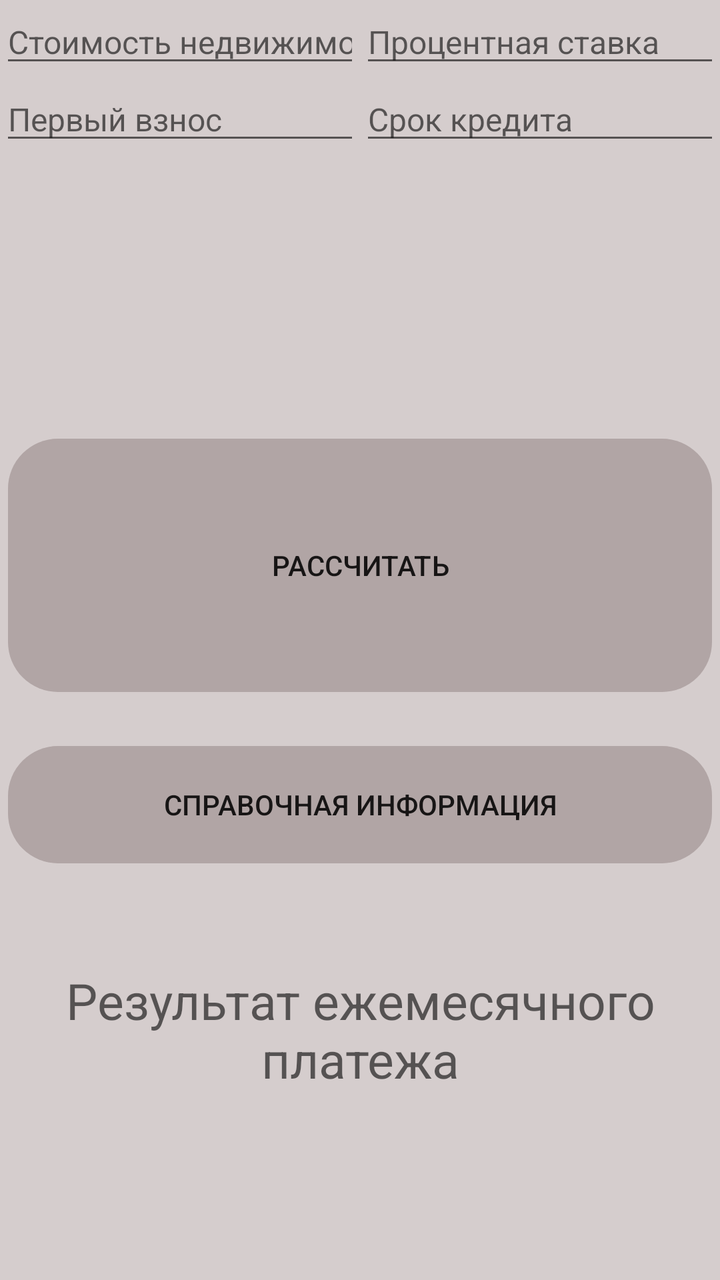
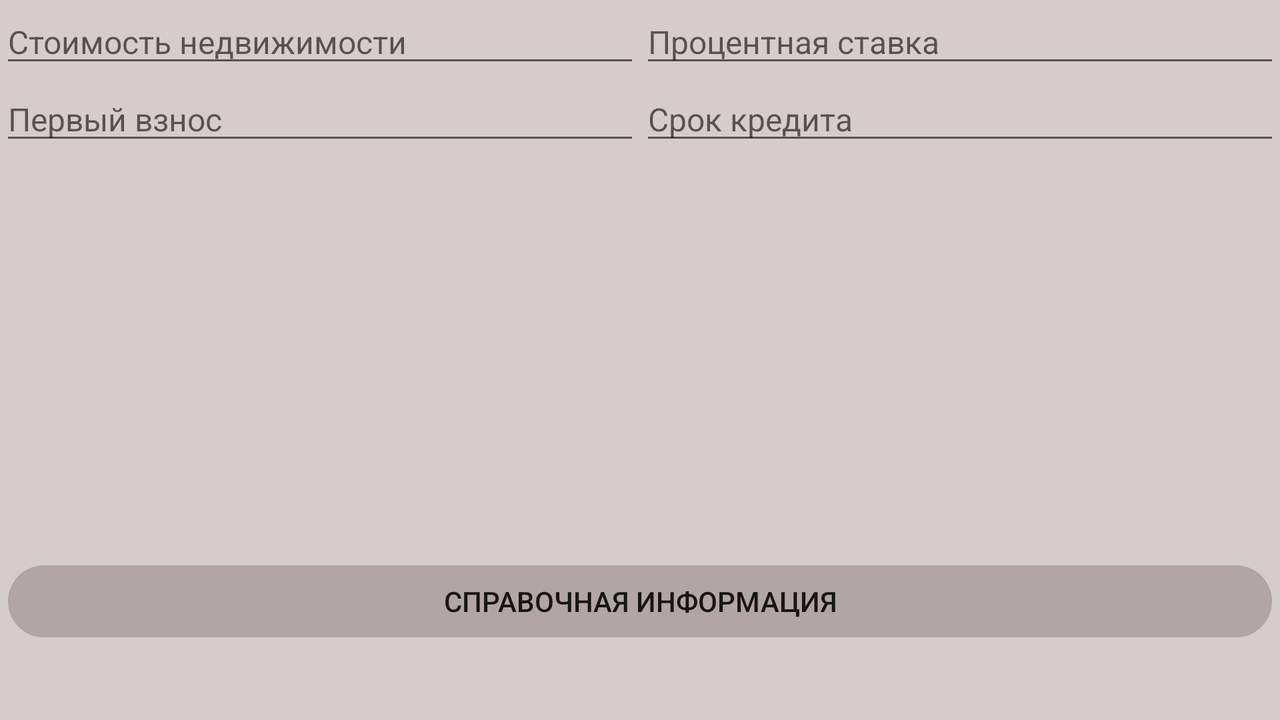

First picture: res/layout/ on a phone held upright. Second picture: the repository's own variant of that layout, on a device whose configuration matches the variant's folder. Source for both follows.
<!-- AndroidManifest.xml: activity theme MyStyle -->
<!-- res/layout/activity_main.xml -->
<?xml version="1.0" encoding="utf-8"?>
<LinearLayout xmlns:android="http://schemas.android.com/apk/res/android"
    xmlns:app="http://schemas.android.com/apk/res-auto"
    xmlns:tools="http://schemas.android.com/tools"
    android:layout_width="match_parent"
    android:layout_height="match_parent"
    android:layout_weight="0"
    android:background="#D5CDCD"
    tools:context=".MainActivity">

    <LinearLayout
        android:layout_width="match_parent"
        android:layout_height="match_parent"
        android:orientation="vertical"
        tools:layout_editor_absoluteX="0dp"
        tools:layout_editor_absoluteY="144dp">

        <TableLayout
            android:layout_width="match_parent"
            android:layout_height="wrap_content"
            android:layout_weight="3"
            android:background="#D5CDCD">

            <TableRow
                android:layout_width="match_parent"
                android:layout_height="match_parent">

                <EditText
                    android:id="@+id/Text_Price"
                    style="@style/String"
                    android:layout_width="match_parent"
                    android:layout_height="match_parent"
                    android:layout_weight="1"
                    android:baselineAligned="true"
                    android:ems="10"
                    android:hint="@string/price"
                    android:inputType="phone" />

                <EditText
                    android:id="@+id/Text_Interest_rate"
                    style="@style/String"
                    android:layout_width="wrap_content"
                    android:layout_height="wrap_content"
                    android:layout_weight="1"
                    android:ems="10"
                    android:hint="@string/Interest_rate"
                    android:inputType="phone" />
            </TableRow>

            <TableRow
                android:layout_width="match_parent"
                android:layout_height="match_parent">

                <EditText
                    android:id="@+id/Text_First_contribution"
                    style="@style/String"
                    android:layout_width="match_parent"
                    android:layout_height="match_parent"
                    android:layout_weight="1"
                    android:baselineAligned="true"
                    android:ems="10"
                    android:hint="@string/First_contribution"
                    android:inputType="phone" />

                <EditText
                    android:id="@+id/Text_Credit_term"
                    style="@style/String"
                    android:layout_width="match_parent"
                    android:layout_height="match_parent"
                    android:layout_weight="1"
                    android:baselineAligned="true"
                    android:ems="10"
                    android:hint="@string/Credit_term"

                    android:inputType="phone" />

            </TableRow>


        </TableLayout>

        <Button
            android:id="@+id/button"
            android:layout_width="match_parent"
            android:layout_height="wrap_content"
            android:layout_weight="2"
            android:background="@drawable/my_button"
            android:gravity="center"
            android:layout_marginBottom="15sp"

            android:text="Рассчитать" />

        <Button
            android:id="@+id/activity2"
            android:layout_width="match_parent"
            android:layout_height="wrap_content"
            android:layout_weight="0.5"
            android:text="Справочная информация"
            android:background="@drawable/my_button" />

        <TextView
            android:id="@+id/result"
            android:layout_width="match_parent"
            android:layout_height="wrap_content"
            android:layout_weight="2"
            android:ems="10"
            android:gravity="center"
            android:hint="Результат ежемесячного платежа"
            android:inputType=""
            android:textColor="@color/purple_200"
            android:textSize="25dp"
            android:typeface="sans" />

        <ProgressBar
            android:id="@+id/progressBar"
            style="?android:attr/accessibilityEventTypes"
            android:layout_width="wrap_content"
            android:layout_height="wrap_content"
            android:layout_gravity="center"
            android:background="#D5CDCD"
            android:progressTint="#8BC34A"
            android:visibility="invisible" />

    </LinearLayout>

</LinearLayout>
<!-- resources referenced by this layout -->
<resources>
  <color name="purple_200">#FFBB86FC</color>
  <!-- drawable my_button (drawable) -->
  <?xml version="1.0" encoding="utf-8"?>
  <inset xmlns:android="http://schemas.android.com/apk/res/android"
  android:insetBottom="6dp"
  android:insetLeft="4dp"
  android:insetRight="4dp"
  android:insetTop="6dp">
  <ripple android:color="@color/purple_200">
      <item>
          <shape android:shape="rectangle"  android:tint="#B1A5A5">
              <corners android:radius="3dp"/>
              <padding android:bottom="0dp"/>
              <corners android:radius="25sp"
                  />
          </shape>
      </item>
  </ripple>
  </inset>
  <string name="Credit_term">Срок кредита</string>
  <string name="First_contribution">Первый взнос</string>
  <string name="Interest_rate">Процентная ставка</string>
  <string name="price">Стоимость недвижимости</string>
  <style name="String">
          <item name="android:textSize">16dp</item>
          <item name="android:textColor">#000000</item>
          <item name="android:typeface">sans</item>
      </style>
  <style name="MyStyle" parent="Theme.AppCompat.DayNight.DarkActionBar">
          <item name="color">@color/myColor</item>
  
      </style>
  <color name="myColor">#B1A5A5</color>
</resources>
<!-- res/layout-land/activity_main.xml (the repository's variant of the layout above) -->
<!-- drawn on the phone turned sideways -->
<?xml version="1.0" encoding="utf-8"?>
<androidx.constraintlayout.widget.ConstraintLayout xmlns:android="http://schemas.android.com/apk/res/android"
    xmlns:app="http://schemas.android.com/apk/res-auto"
    xmlns:tools="http://schemas.android.com/tools"
    android:layout_width="match_parent"
    android:layout_height="match_parent"
    android:layout_weight="0"
    android:background="#D5CDCD"
    tools:context=".MainActivity">

    <LinearLayout
        android:layout_width="match_parent"
        android:layout_height="match_parent"
        android:orientation="vertical"
        tools:layout_editor_absoluteX="0dp"
        tools:layout_editor_absoluteY="144dp">

        <TableLayout
            android:layout_width="match_parent"
            android:layout_height="643dp"
            android:background="#D5CDCD"
            android:layout_weight="0.5">

            <TableRow
                android:layout_width="match_parent"
                android:layout_height="match_parent">

                <EditText
                    android:id="@+id/Text_Price"
                    style="@style/String"
                    android:layout_width="match_parent"
                    android:layout_height="match_parent"
                    android:layout_weight="1"
                    android:baselineAligned="true"
                    android:ems="10"
                    android:hint="@string/price"
                    android:inputType="phone" />

                <EditText
                    android:id="@+id/Text_Interest_rate"
                    style="@style/String"
                    android:layout_width="wrap_content"
                    android:layout_height="wrap_content"
                    android:layout_weight="1"
                    android:ems="10"
                    android:hint="@string/Interest_rate"
                    android:inputType="phone" />
            </TableRow>

            <TableRow
                android:layout_width="match_parent"
                android:layout_height="match_parent">

                <EditText
                    android:id="@+id/Text_First_contribution"
                    style="@style/String"
                    android:layout_width="match_parent"
                    android:layout_height="match_parent"
                    android:layout_weight="1"
                    android:baselineAligned="true"
                    android:ems="10"
                    android:hint="@string/First_contribution"
                    android:inputType="phone" />

                <EditText
                    android:id="@+id/Text_Credit_term"
                    style="@style/String"
                    android:layout_width="match_parent"
                    android:layout_height="match_parent"
                    android:layout_weight="1"
                    android:baselineAligned="true"
                    android:ems="10"
                    android:hint="@string/Credit_term"

                    android:inputType="phone" />

            </TableRow>


        </TableLayout>

        <Button
            android:id="@+id/button"
            android:layout_width="match_parent"
            android:layout_height="match_parent"
            android:layout_weight="0.5"
            android:background="@drawable/my_button"
            android:baselineAligned="false"
            android:gravity="center"

            android:text="Рассчитать" />

        <Button
            android:id="@+id/activity"
            android:layout_width="match_parent"
            android:layout_height="wrap_content"
            android:layout_weight="0"
            android:background="@drawable/my_button"
            android:text="Справочная информация" />

        <ProgressBar
            android:id="@+id/progressBar"
            style="?android:attr/accessibilityEventTypes"
            android:layout_width="wrap_content"
            android:layout_gravity="center"
            android:layout_height="wrap_content"
            android:background="#D5CDCD"
            android:progressTint="#8BC34A"
            android:visibility="invisible"/>

        <LinearLayout
            android:layout_width="match_parent"
            android:layout_height="match_parent"
            android:background="#D5CDCD"
            android:layout_weight="0.5"
            android:orientation="vertical">

            <TextView
                android:id="@+id/result"
                android:layout_width="match_parent"
                android:layout_height="wrap_content"
                android:ems="10"
                android:inputType=""
                android:gravity="center"
                android:textSize="25dp"
                android:typeface = "sans"
                android:textColor="@color/purple_200"
                android:hint="Результат ежемесячного платежа" />

        </LinearLayout>

    </LinearLayout>

</androidx.constraintlayout.widget.ConstraintLayout>
